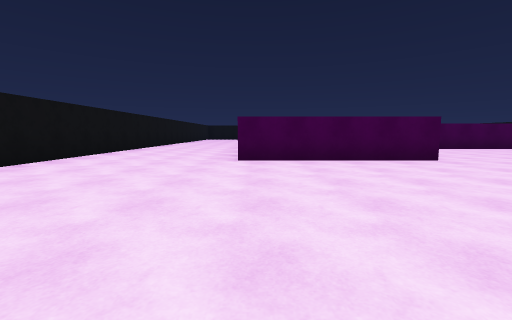
view 1 (above)

19 first-person views from a walk through a 3-D level made in the Unity game engine. The camera is 1.2 m above the floor, tilts 6° down and sees 90° across. The floor is counted in squares, 2 m on a side. Each view is taken from the middle of a square. On the plan, view 1 faces up. The plan holds only what a view shows up to about 9 squares ahead; the rest is blank. The place goes on beyond the plan. The player character is not drawn.

view 2
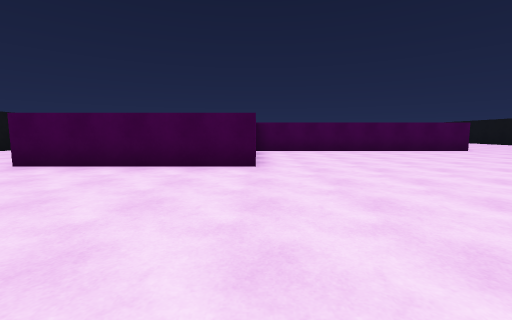

view 3
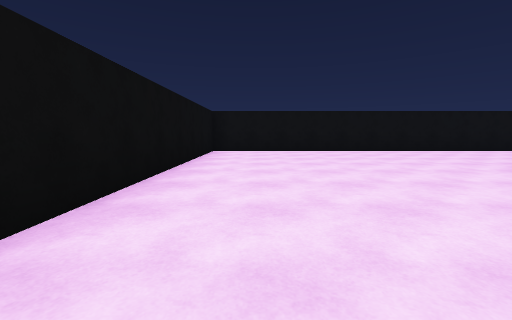

view 4
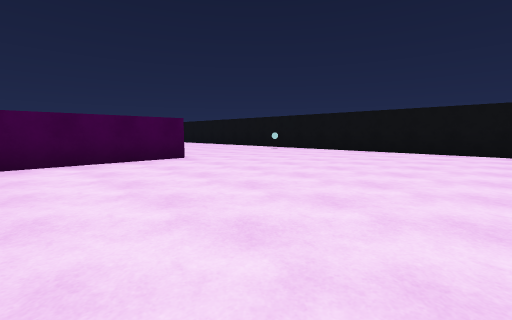

view 5
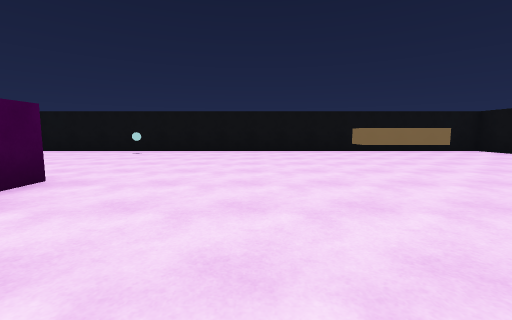

view 6
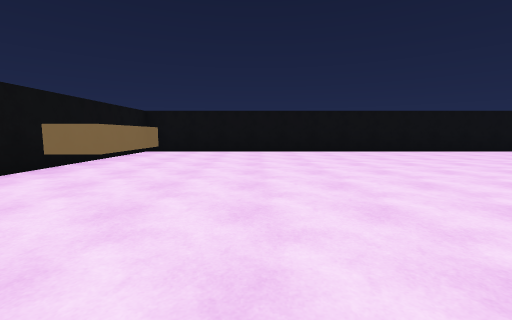

view 7
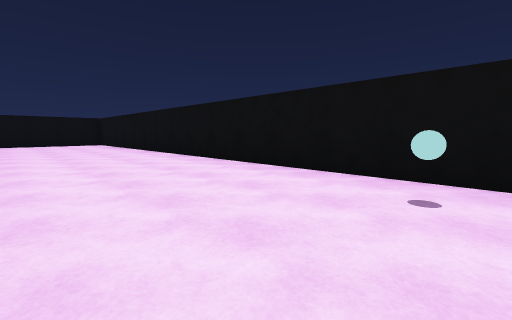

view 8
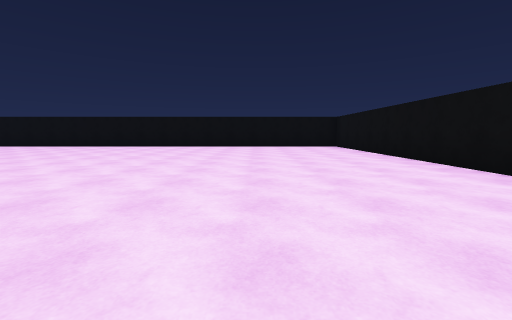

view 9
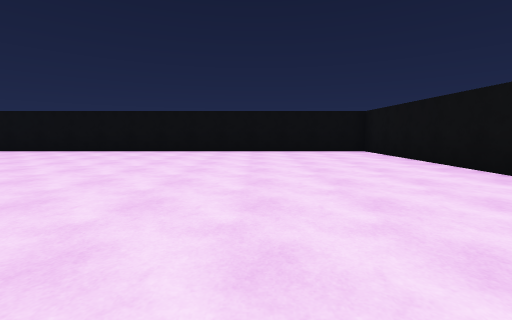

view 10
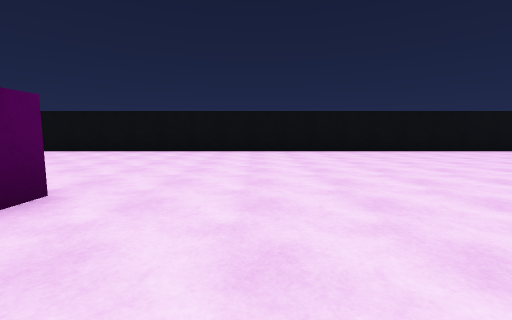

view 11
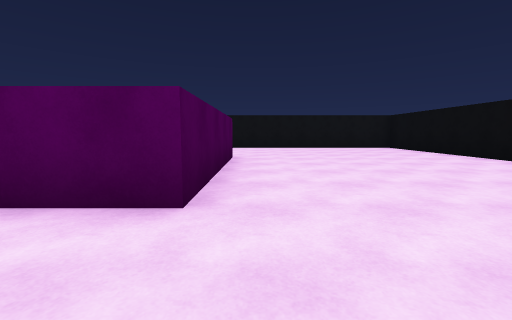

view 12
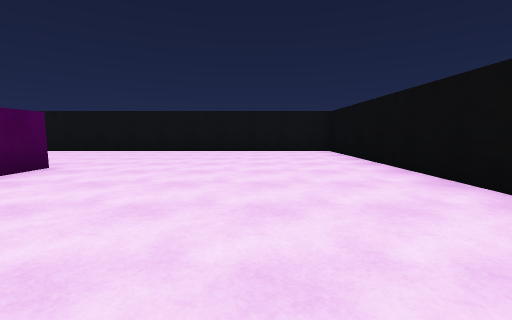

view 13
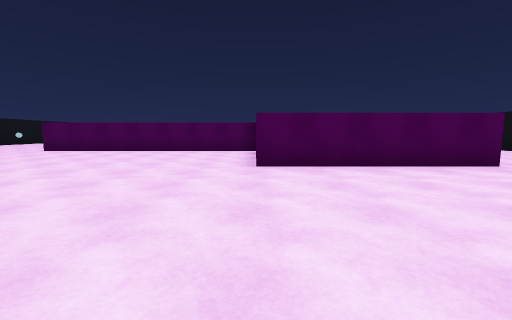

view 14
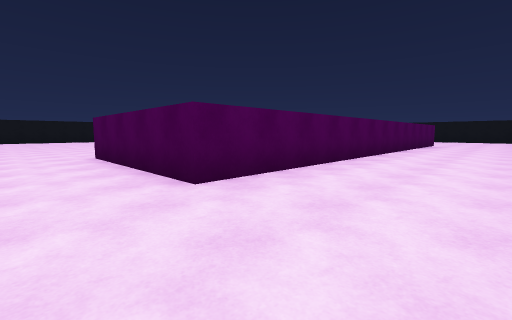

view 15
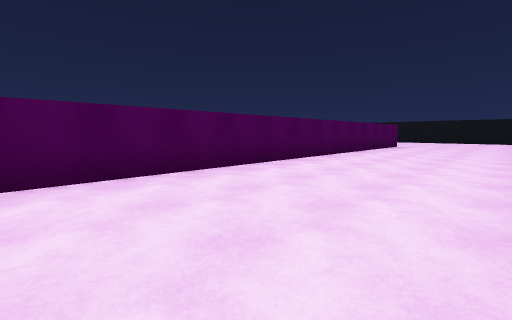

view 16
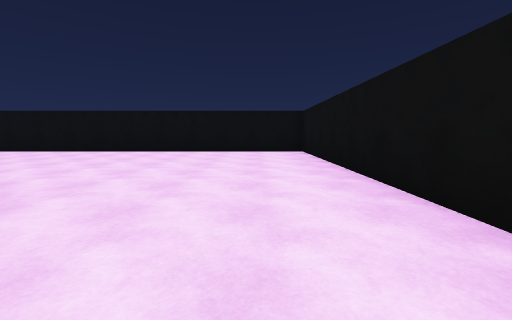

view 17
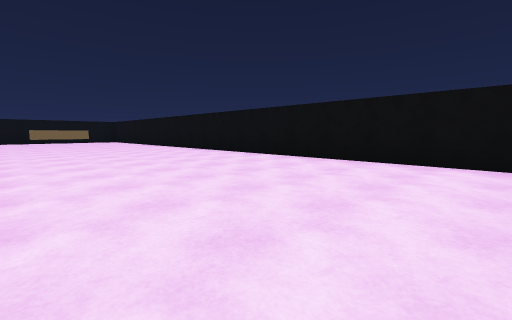

view 18
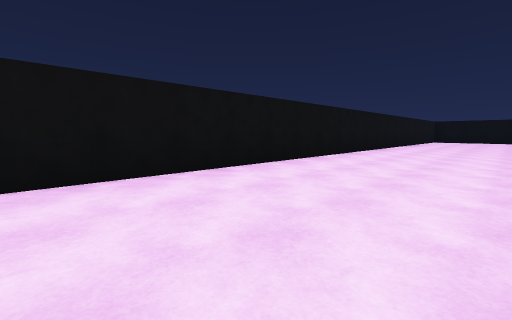

view 19
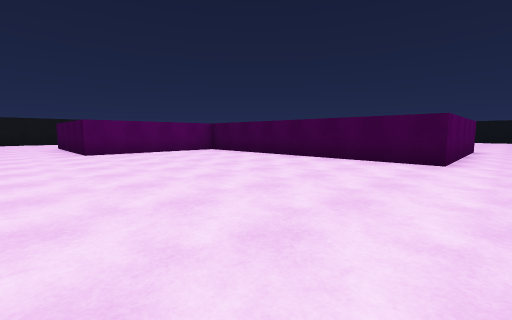

### Floor plan
Points are (right, up) in squares from view 1. A wall is a line through its corners. A room is listed if a view was taken in it or the views show most of it. See-through windows are left out.
Room 1 (views 1, 2, 3, 4, 5, 6, 7, 8, 9, 10, 11, 12, 13, 14, 15, 16, 17, 18, 19)
walls: (4, 14.4) (11.2, 14.4) (11.2, 9.6) (4, 9.6); (4, 8.9) (4, 5.6) (-0.5, 5.6); (-0.4, 8.8) (-0.4, 18.4) (4, 18.4) (4, 16.9); (-4.5, 24.5) (-4.5, -0.4) (16.6, -0.4) (16.6, 24.5) (-4.5, 24.5)
objects: other object (16, 10)

Where each view was taken, in squares from view 1:
view 1: 0 up, 0 right, facing up
view 2: 1 up, 4 right, facing up
view 3: 1 up, 4 right, facing left
view 4: 4 up, 8 right, facing up-right
view 5: 7 up, 8 right, facing right
view 6: 8 up, 13 right, facing down
view 7: 10 up, 13 right, facing up-right
view 8: 13 up, 13 right, facing up
view 9: 16 up, 13 right, facing up
view 10: 16 up, 6 right, facing up
view 11: 19 up, 6 right, facing left
view 12: 22 up, 4 right, facing left
view 13: 23 up, 4 right, facing down
view 14: 20 up, 3 left, facing down-right
view 15: 18 up, 4 left, facing down-right
view 16: 8 up, 3 left, facing down
view 17: 5 up, 2 left, facing down-right
view 18: 5 up, 1 left, facing up-left
view 19: 4 up, 12 right, facing up-left
